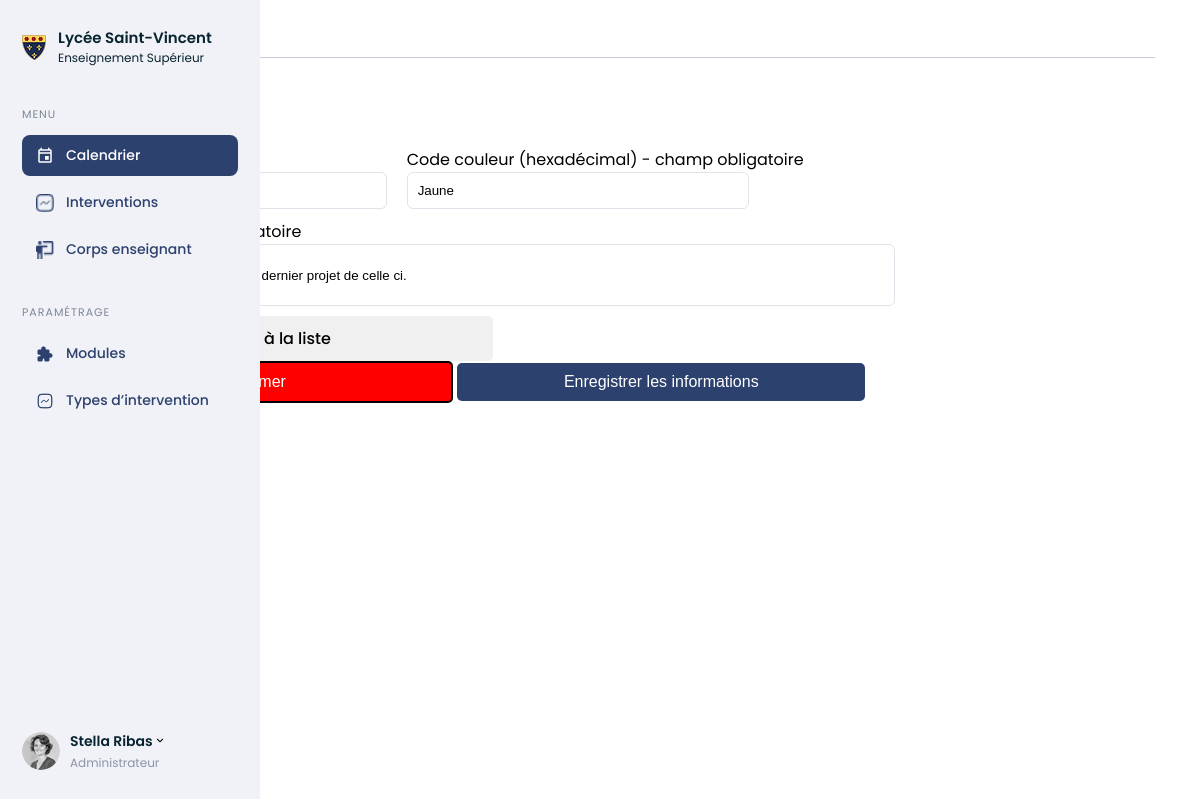
The page /fiche_intervention.php?id=1 on the database as committed earlier.
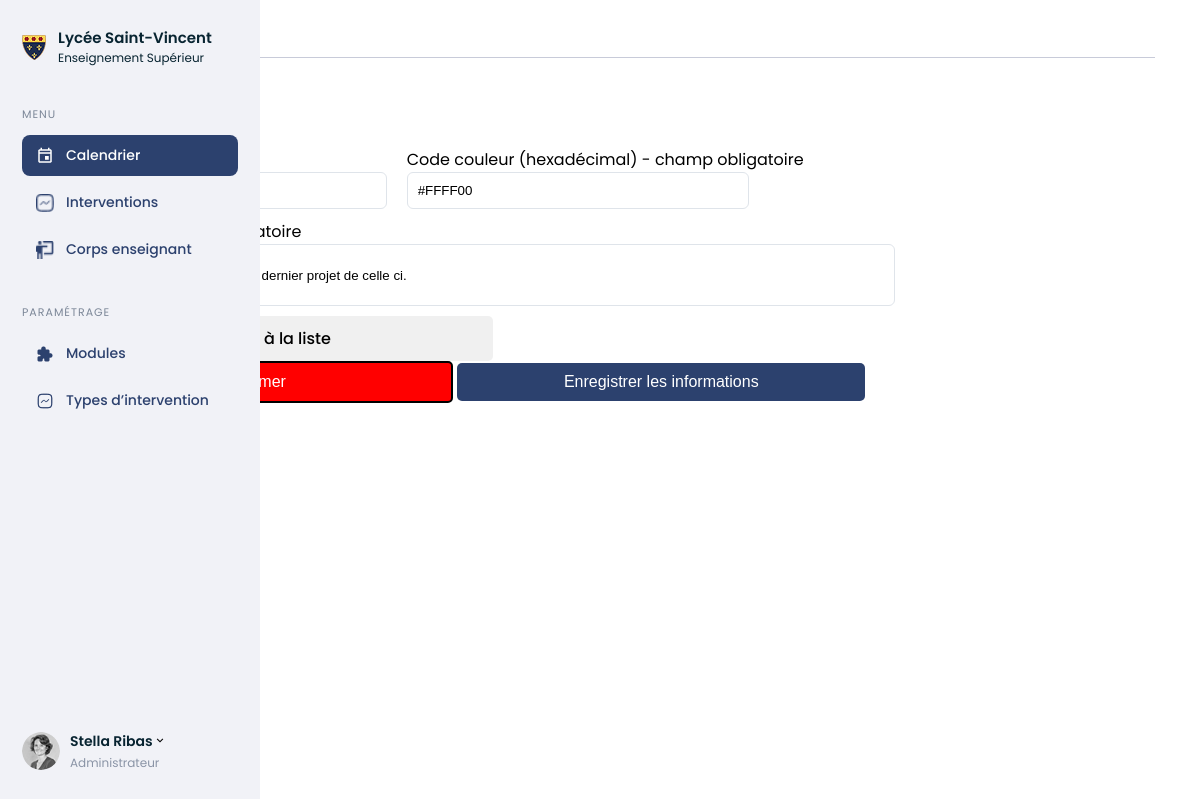
The same page on the database as committed later.
### tables this page shows
CREATE TABLE IF NOT EXISTS `intervention_type` (
  `id` int NOT NULL AUTO_INCREMENT,
  `name` varchar(255) NOT NULL,
  `description` text NOT NULL,
  `color` varchar(20) NOT NULL,
  PRIMARY KEY (`id`)
);

### public/Fiche_intervention.php (the view, shortened to what this page needs)
<!DOCTYPE html>
<html lang="fr">
<head>
    <link rel="stylesheet" href="style.css">
</head>
<body>
    <nav>
        <?php require_once('Menu_gestion_licence.php'); ?>
    </nav>
    <section class="intervention-type">
        <div class="breadcrumb">
            <p>></p>
            <p>Types intervention</p>
        </div>
    <?php
    require_once 'Connexion.php';
    if (isset($_GET['id'])) {
        $id = htmlspecialchars($_GET['id']);
        $requete = $con->prepare("SELECT name, description, color FROM intervention_type WHERE id=:id");
        $requete->bindParam(':id', $id);
        $requete->execute();
        $contenu = $requete->fetchAll(\PDO::FETCH_ASSOC);
        $contenu = $contenu[0];
    }
    ?>
    <section class="intervention_sheet">
        <h3>Cours</h3>
        <form action="" method="post">
            <div class="form-align">
                <div>
                    <label for="" name="name" require>Nom - champ obligatoire</label>
                </div>
                <div>
                    <label for="" name="color" require>Code couleur (hexadécimal) - champ obligatoire</label>
                    <input type="text" name="color" value="<?php echo $contenu['color']?>">
                </div>
            </div>
            <div class="desc_form_update">
                <label for="" name="description" require>Description - champ obligatoire</label>
                <input class="input_desc" type="text" name="description" value="<?php echo $contenu['description']?>">
            </div>
            <div class="button-intervention">
                <a href="Type_intervention.php" class="grey-button selection">Retour à la liste</a>
            </div>
        </form>
        <button command="show-modal" commandfor="dialog" class="red-button selection">Supprimer</button>
        <button type="submit" class="blue-button selection">Enregistrer les informations</button>
    </section>
</body>
</html>

Rows that differ between the two databases and show on the page:
changed intervention_type "Présentation de l'entreprise et des dernier projet de celle ci.": color "Jaune" → "#FFFF00"
